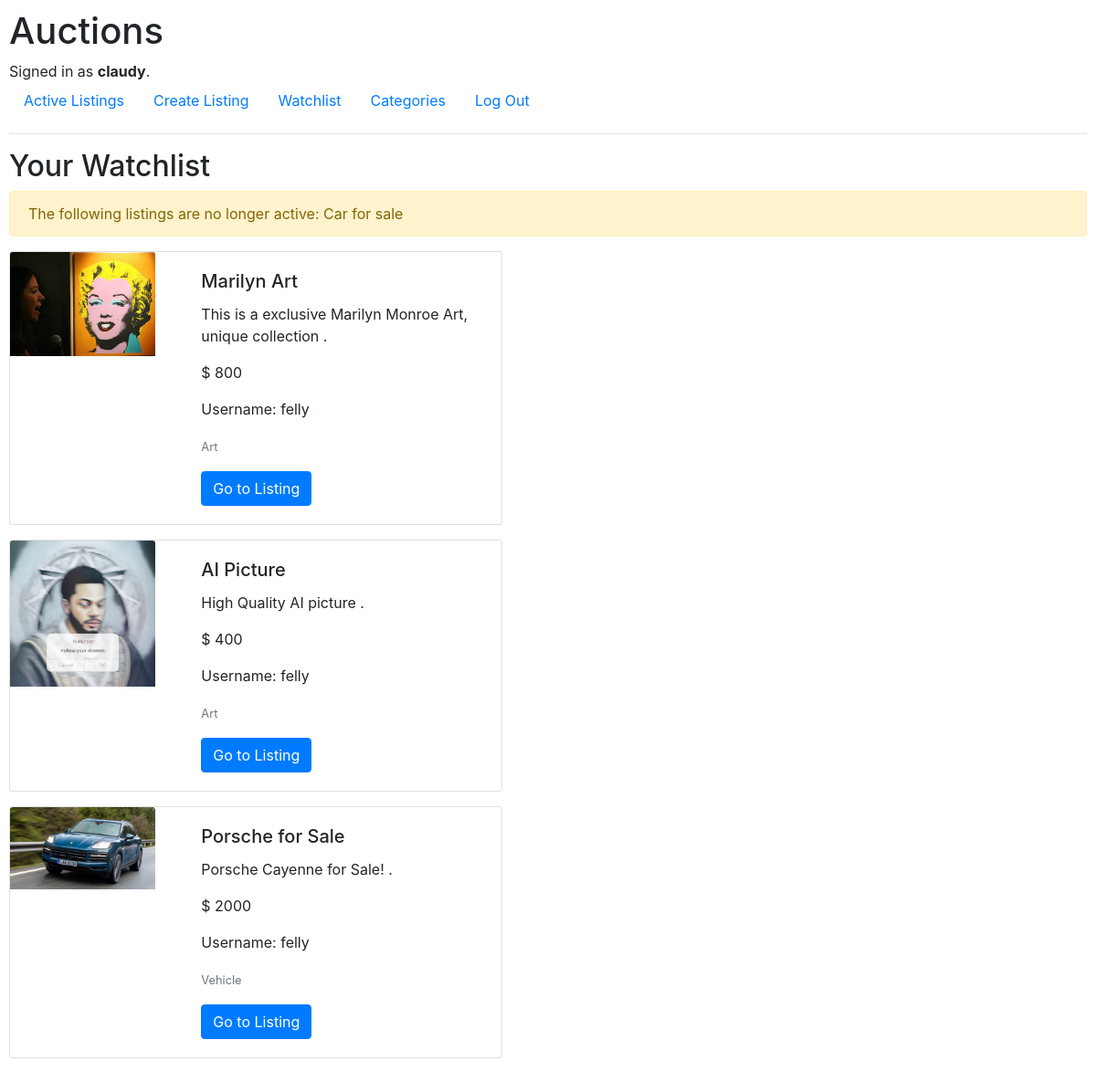
Page /watchlist (signed in) on the committed database.
### auctions/models.py (models this page shows, shortened)
class User(AbstractUser):
    id = models.BigAutoField(primary_key=True)
    def __str__(self):
        return self.username

class Listing(models.Model):
    id = models.BigAutoField(primary_key=True)
    author = models.ForeignKey(User, on_delete=models.CASCADE, related_name="listings")
    title = models.CharField(max_length=200)
    image = models.ImageField(upload_to='auctions/')  # Store uploaded auction item
    price = models.IntegerField(default=0)
    isActive = models.BooleanField(default=True)
    description = models.CharField(max_length=400)
    category = models.CharField(max_length=200)
    watchlist = models.ManyToManyField(User, blank=True, related_name="listingwatchlist")

### auctions/views.py (the view)
# urls.py: path("watchlist", views.watchlist, name="watchlist"),
@login_required
def watchlist(request):
    user = request.user
    watchlist_items = user.listingwatchlist.filter(isActive=True)  # Filter active listings
    inactive_listings = user.listingwatchlist.filter(isActive=False)  # Filter inactive listings
    inactive_message = None
    if inactive_listings.exists():
        inactive_message = "The following listings are no longer active: " + ", ".join([listing.title for listing in inactive_listings])
    return render(request, "auctions/watchlist.html", {
        "watchlist_items": watchlist_items,
        "inactive_message": inactive_message,
    })

### auctions/templates/auctions/watchlist.html (shortened to what this page needs)
{% extends "auctions/layout.html" %}
{% block body %}
    <h2>Your Watchlist </h2>
    {% if inactive_message %}
<div class="alert alert-warning" role="alert">
    {{ inactive_message }}
</div>
{% endif %}
    {% for listing in watchlist_items %}
    <div class="card mb-3" style="max-width: 540px;">
        <div class="row g-0">
          <div class="col-md-4">
            <img src="{{ listing.image.url }}" class="card-img-top" alt="{{ auction.title }}">
          </div>
          <div class="col-md-8">
            <div class="card-body">
              <h5 class="card-title">{{ listing.title }}</h5>
              <p class="card-text">{{ listing.description }}.</p>
              <p class="card-text">$ {{ listing.price }} </p>
              <p class="card-text">Username: {{ listing.author }} </p>
              <p class="card-text"><small class="text-muted">{{ listing.category }}</small></p>
              <a href="{% url 'listing' listing.id %}" class="btn btn-primary">Go to Listing</a>
            </div>
          </div>
        </div>
      </div>
      {% endfor %}
{% endblock %}

### auctions/templates/auctions/layout.html (shortened to what this page needs)
{% load static %}
<!DOCTYPE html>
<html lang="en">
    <head>
        <link rel="stylesheet" href="https://stackpath.bootstrapcdn.com/bootstrap/4.4.1/css/bootstrap.min.css">
        <link href="{% static 'auctions/styles.css' %}" rel="stylesheet">
    </head>
    <body>
        <h1>Auctions</h1>
        <div>
            {% if user.is_authenticated %}
                Signed in as <strong>{{ user.username }}</strong>.
            {% else %}
                Not signed in.
            {% endif %}
        </div>
        <ul class="nav">
            <li class="nav-item">
                <a class="nav-link" href="{% url 'index' %}">Active Listings</a>
            </li>
            {% if user.is_authenticated %}
                <li class="nav-item">
                    <a class="nav-link" href="{% url 'create' %}">Create Listing</a>
                </li>
                <li class="nav-item">
                    <a class="nav-link" href="{% url 'watchlist' %}">Watchlist</a>
                </li>
                <li class="nav-item">
                    <a class="nav-link" href="{% url 'categories' %}">Categories</a>
                </li>
                <li class="nav-item">
                    <a class="nav-link" href="{% url 'logout' %}">Log Out</a>
                </li>
            {% endif %}
        </ul>
        <hr>
        {% block body %}
        {% endblock %}
    </body>
</html>

### auctions/static/auctions/styles.css (style rules this page uses)
body { padding: 10px; }
.card { flex: 0 0 calc(33.33% - 20px); }

### rows in the picture
User: username "claudy"
Listing: image (picture), title "Marilyn Art", description "This is a exclusive Marilyn Monroe Art, unique collection", price "800", author "felly", category "Art"
Listing: image (picture), title "AI Picture", description "High Quality AI picture", price "400", author "felly", category "Art"
Listing: image (picture), title "Porsche for Sale", description "Porsche Cayenne for Sale!", price "2000", author "felly", category "Vehicle"

### other values in the picture
{{ inactive_message }} "The following listings are no longer active: Car for sale"
